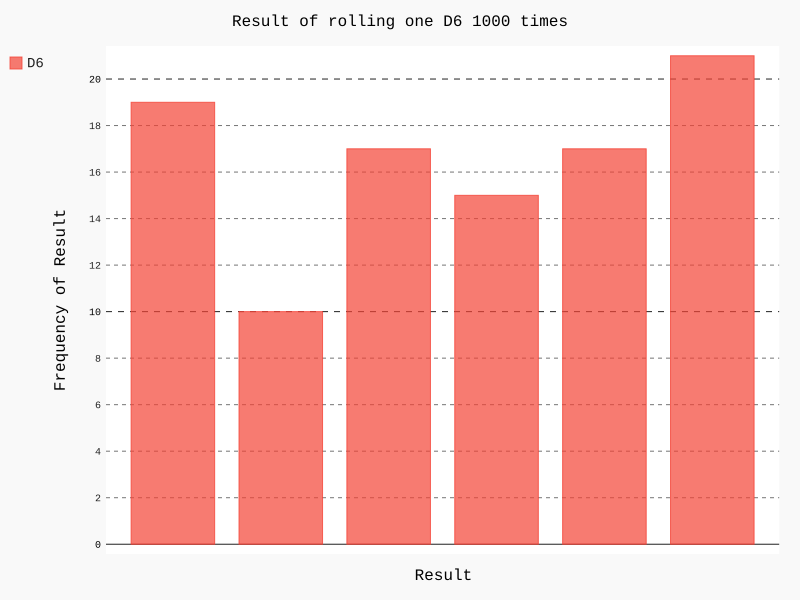

Recreate this plot in Python.
from learning.test_pygal import Die
import pygal

#创建一个D6
die=Die()

#投几次骰子，并将结果储存在一个列表中
'''results=[]
for roll_num in range(1,100):
    result=die.roll()
    results.append(result)'''
#上边的for循环改成解析列表
results=[die.roll() for roll_num in range(1,100)]

#分析结果
'''frequencies=[]
for value in range(1,die.num_sides+1):
    frequency=results.count(value)
    frequencies.append(frequency)'''
#上边的for循环改成解析列表
frequencies=[results.count(value) for value in range(1,die.num_sides+1)]

#对结果进行可视化

hist=pygal.Bar()

hist.title="Result of rolling one D6 1000 times"
hist.x_labs=[i for i in range(1,7)]
hist.x_title="Result"
hist.y_title="Frequency of Result"

hist.add("D6",frequencies)
hist.render_to_file("die_visual.svg")
